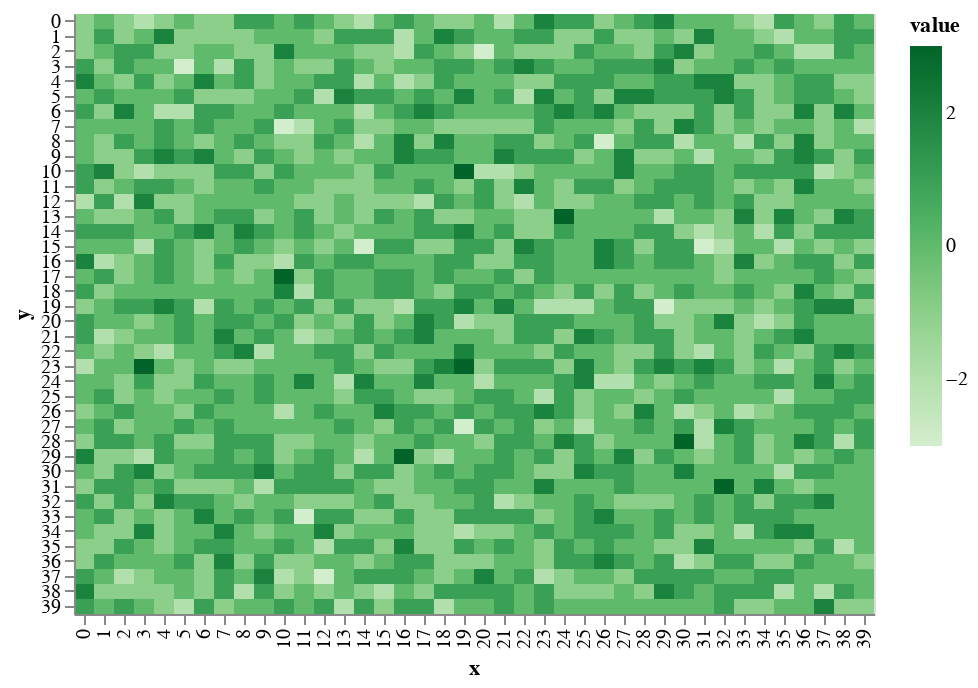

Here is the notebook cell this chart was saved with:
### Markdown cell above
# in the beginning, the world was void and without form.

Starting with a grid with nothing on it. No elevation, no terrain. All of this will be generated proceduraly. 

You can see here that the terrain is shifted on a random-normal distribution to make it look _uneven_. Making it randomly doesn't make it look _real_ so I'm going to have to be smarter about the rules that raise and lower terrain in order to make them look like mountains.

### Code cell
world.shift_terrain()
draw.drawTerrainHeight(world.grid_elevation)

### Figure 1 — Vega-Lite specification as saved in the notebook (floating-point values rounded to 4 significant figures; data arrays with more than 128 entries replaced by an {"elided": "..."} marker saying what was removed)
{"$schema": "https://vega.github.io/schema/vega-lite/v2.6.0.json", "config": {"view": {"height": 300, "width": 400}}, "data": {"name": "data-4431f74002ecad8191d71c0ff2695e68"}, "datasets": {"data-4431f74002ecad8191d71c0ff2695e68": {"elided": "1600 records"}}, "encoding": {"color": {"field": "value", "scale": {"scheme": "greens"}, "type": "quantitative"}, "x": {"field": "x", "type": "ordinal"}, "y": {"field": "y", "type": "ordinal"}}, "mark": "rect"}
